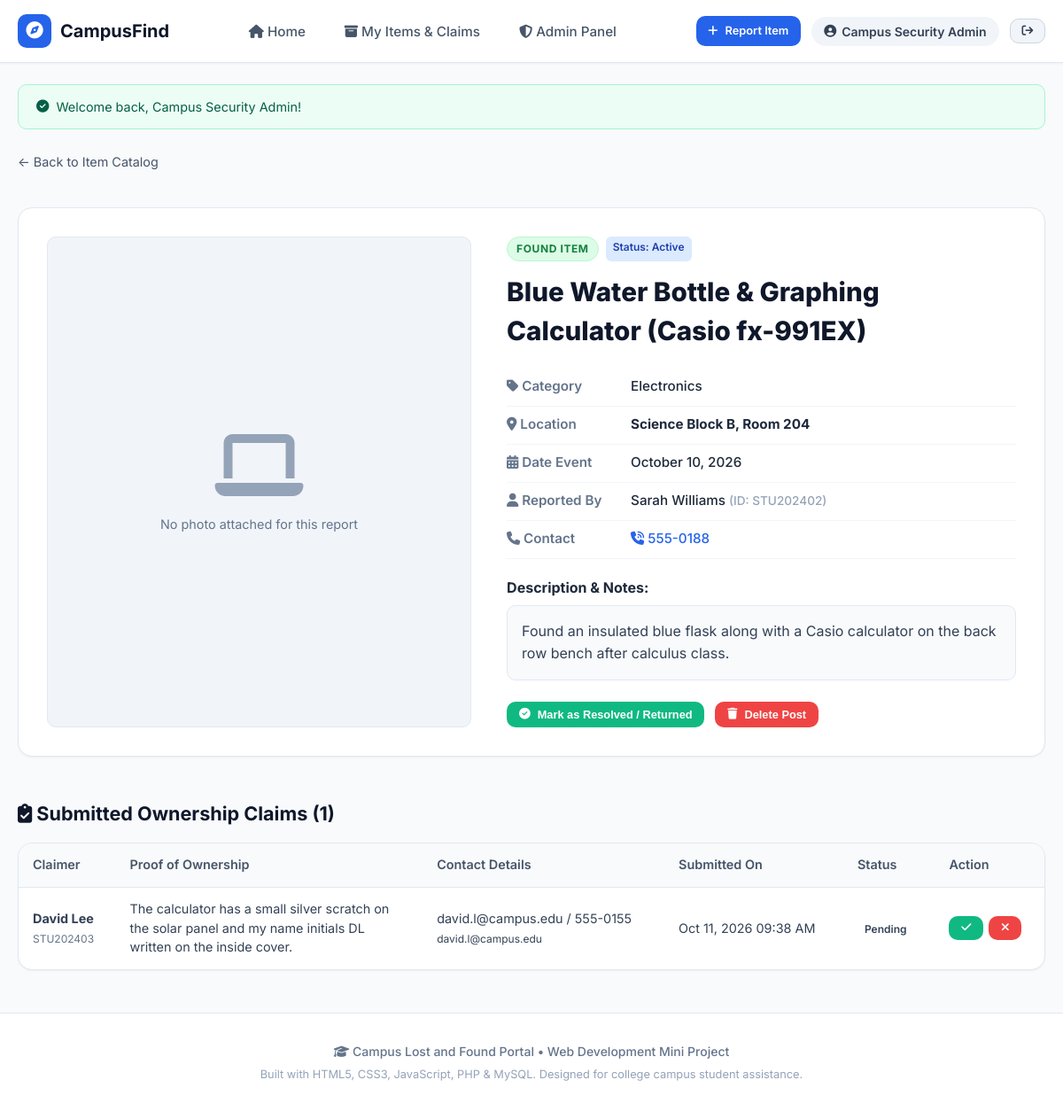
Page /item-details.php?id=2 (signed in) on the committed database.
### tables this page shows
CREATE TABLE items (
    id INT AUTO_INCREMENT PRIMARY KEY,
    user_id INT NOT NULL,
    type ENUM('lost', 'found') NOT NULL,
    title VARCHAR(150) NOT NULL,
    category ENUM('Electronics', 'Student ID & Cards', 'Books & Stationery', 'Wallets & Bags', 'Keys', 'Clothing & Accessories', 'Others') NOT NULL,
    location VARCHAR(150) NOT NULL,
    item_date DATE NOT NULL,
    description TEXT NOT NULL,
    image_path VARCHAR(255) DEFAULT NULL,
    contact_phone VARCHAR(20) NOT NULL,
    status ENUM('active', 'claimed', 'resolved') DEFAULT 'active',
    created_at TIMESTAMP DEFAULT CURRENT_TIMESTAMP,
    FOREIGN KEY (user_id) REFERENCES users(id) ON DELETE CASCADE
);

CREATE TABLE users (
    id INT AUTO_INCREMENT PRIMARY KEY,
    student_id VARCHAR(50) NOT NULL UNIQUE,
    full_name VARCHAR(100) NOT NULL,
    email VARCHAR(100) NOT NULL UNIQUE,
    phone VARCHAR(20) NOT NULL,
    password VARCHAR(255) NOT NULL,
    role ENUM('student', 'admin') DEFAULT 'student',
    created_at TIMESTAMP DEFAULT CURRENT_TIMESTAMP
);

CREATE TABLE claims (
    id INT AUTO_INCREMENT PRIMARY KEY,
    item_id INT NOT NULL,
    claimer_id INT NOT NULL,
    proof_description TEXT NOT NULL,
    contact_info VARCHAR(100) NOT NULL,
    status ENUM('pending', 'approved', 'rejected') DEFAULT 'pending',
    created_at TIMESTAMP DEFAULT CURRENT_TIMESTAMP,
    FOREIGN KEY (item_id) REFERENCES items(id) ON DELETE CASCADE,
    FOREIGN KEY (claimer_id) REFERENCES users(id) ON DELETE CASCADE
);

### db.php (called while the page is built, shortened)
<?php
function isLoggedIn(): bool {
    return isset($_SESSION['user_id']);
}
function currentUser(): ?array {
    return [
        'id'         => $_SESSION['user_id'],
        'student_id' => $_SESSION['student_id'] ?? '',
        'full_name'  => $_SESSION['full_name'] ?? '',
        'email'      => $_SESSION['email'] ?? '',
        'role'       => $_SESSION['role'] ?? 'student'
    ];
}
function isAdmin(): bool {
    return isLoggedIn() && (($_SESSION['role'] ?? '') === 'admin');
}
function getFlash(string $type): ?string {
    $key = 'flash_' . $type;
    if (isset($_SESSION[$key])) {
        $msg = $_SESSION[$key];
        return $msg;
    }
    return null;
}
?>

### item-details.php (the view, shortened to what this page needs)
<?php
require_once __DIR__ . '/config/db.php';
$itemId = filter_input(INPUT_GET, 'id', FILTER_VALIDATE_INT);
$stmt = $pdo->prepare("
    SELECT items.*, users.full_name, users.student_id, users.email AS user_email
    FROM items
    JOIN users ON items.user_id = users.id
    WHERE items.id = ?
");
$stmt->execute([$itemId]);
$item = $stmt->fetch();
$currentUser = currentUser();
$isOwner = $currentUser && ($currentUser['id'] == $item['user_id']);
$canManage = $isOwner || isAdmin();
$claims = [];
if ($canManage) {
    $claimsStmt = $pdo->prepare("
        SELECT claims.*, users.full_name AS claimer_name, users.student_id AS claimer_student_id, users.email AS claimer_email
        FROM claims
        JOIN users ON claims.claimer_id = users.id
        WHERE claims.item_id = ?
        ORDER BY claims.created_at DESC
    ");
    $claimsStmt->execute([$itemId]);
    $claims = $claimsStmt->fetchAll();
}
function getCategoryIcon(string $category): string {
    return match ($category) {
        'Electronics' => 'fa-laptop',
        'Student ID & Cards' => 'fa-id-card',
        'Books & Stationery' => 'fa-book',
        'Wallets & Bags' => 'fa-wallet',
        'Keys' => 'fa-key',
        'Clothing & Accessories' => 'fa-shirt',
        default => 'fa-box',
    };
}
require_once __DIR__ . '/includes/header.php';
require_once __DIR__ . '/includes/navbar.php';
?>
<div class="container">
    <?php if ($success = getFlash('success')): ?>
        <div class="alert alert-success" style="margin-top: 1.5rem;">
            <i class="fa-solid fa-circle-check"></i> <?= htmlspecialchars($success) ?>
        </div>
    <?php endif; ?>
    <div style="margin-top: 1.5rem;">
        <a href="index.php" style="color: var(--gray-600); font-size: 0.9rem;">
            &larr; Back to Item Catalog
        </a>
    </div>
    <div class="detail-layout">
        <div class="detail-gallery">
            <?php if (!empty($item['image_path']) && file_exists(__DIR__ . '/' . $item['image_path'])): ?>
                <img src="<?= htmlspecialchars($item['image_path']) ?>" alt="<?= htmlspecialchars($item['title']) ?>" class="detail-img">
            <?php else: ?>
                <div style="text-align: center; padding: 3rem 1rem; color: var(--gray-400);">
                    <i class="fa-solid <?= getCategoryIcon($item['category']) ?>" style="font-size: 5rem; margin-bottom: 1rem;"></i>
                    <p style="font-size: 0.9rem; color: var(--gray-500);">No photo attached for this report</p>
                </div>
            <?php endif; ?>
        </div>
        <div class="detail-info">
            <div style="display: flex; gap: 8px; margin-bottom: 0.75rem;">
                <span class="badge-tag <?= $item['type'] === 'lost' ? 'badge-lost' : 'badge-found' ?>" style="position: static;">
                    <?= strtoupper(htmlspecialchars($item['type'])) ?> ITEM
                </span>
                <span class="item-status-pill status-<?= htmlspecialchars($item['status']) ?>">
                    Status: <?= ucfirst(htmlspecialchars($item['status'])) ?>
                </span>
            </div>
            <h1><?= htmlspecialchars($item['title']) ?></h1>
            <table class="detail-meta-table">
                <tr>
                    <td class="label"><i class="fa-solid fa-tag"></i> Category</td>
                    <td class="val"><?= htmlspecialchars($item['category']) ?></td>
                </tr>
                <tr>
                    <td class="label"><i class="fa-solid fa-location-dot"></i> Location</td>
                    <td class="val"><strong><?= htmlspecialchars($item['location']) ?></strong></td>
                </tr>
                <tr>
                    <td class="label"><i class="fa-solid fa-calendar-days"></i> Date Event</td>
                    <td class="val"><?= date('F d, Y', strtotime($item['item_date'])) ?></td>
                </tr>
                <tr>
                    <td class="label"><i class="fa-solid fa-user"></i> Reported By</td>
                    <td class="val">
                        <?= htmlspecialchars($item['full_name']) ?>
                        <span style="color: var(--gray-400); font-size: 0.85rem;">(ID: <?= htmlspecialchars($item['student_id']) ?>)</span>
                    </td>
                </tr>
                <tr>
                    <td class="label"><i class="fa-solid fa-phone"></i> Contact</td>
                    <td class="val">
                        <a href="tel:<?= htmlspecialchars($item['contact_phone']) ?>">
                            <i class="fa-solid fa-phone-volume"></i> <?= htmlspecialchars($item['contact_phone']) ?>
                        </a>
                    </td>
                </tr>
            </table>
            <div style="margin-bottom: 1.5rem;">
                <h4 style="color: var(--gray-800); margin-bottom: 0.5rem;">Description &amp; Notes:</h4>
                <div style="background: var(--gray-50); padding: 1rem; border-radius: var(--radius-md); border: 1px solid var(--gray-200); line-height: 1.6; color: var(--gray-700);">
                    <?= nl2br(htmlspecialchars($item['description'])) ?>
                </div>
            </div>
            <div style="display: flex; gap: 0.75rem; flex-wrap: wrap; align-items: center;">
                <?php if ($canManage): ?>
                    <?php if ($item['status'] !== 'resolved'): ?>
                        <form method="POST" style="margin: 0;">
                            <button type="submit" class="btn btn-success btn-sm" onclick="return confirm('Mark this item as resolved/reunited?');">
                                <i class="fa-solid fa-circle-check"></i> Mark as Resolved / Returned
                            </button>
                        </form>
                    <?php endif; ?>
                    <form method="POST" style="margin: 0;">
                        <button type="submit" class="btn btn-danger btn-sm" onclick="return confirm('Are you sure you want to delete this listing permanently?');">
                            <i class="fa-solid fa-trash"></i> Delete Post
                        </button>
                    </form>
                <?php endif; ?>
            </div>
        </div>
    </div>
    <?php if ($canManage): ?>
        <div style="margin-top: 3rem; margin-bottom: 3rem;">
            <h3 style="font-size: 1.35rem; margin-bottom: 1rem; color: var(--gray-900);">
                <i class="fa-solid fa-clipboard-check"></i> Submitted Ownership Claims (<?= count($claims) ?>)
            </h3>
            <?php if (empty($claims)): ?>
                <div style="background: var(--white); padding: 2rem; border-radius: var(--radius-lg); border: 1px solid var(--gray-200); text-align: center; color: var(--gray-500);">
                    No one has submitted a claim for this item yet.
                </div>
            <?php else: ?>
                <div class="table-responsive">
                    <table class="data-table">
                        <thead>
                            <tr>
                                <th>Claimer</th>
                                <th>Proof of Ownership</th>
                                <th>Contact Details</th>
                                <th>Submitted On</th>
                                <th>Status</th>
                                <th>Action</th>
                            </tr>
                        </thead>
                        <tbody>
                            <?php foreach ($claims as $c): ?>
                                <tr>
                                    <td>
                                        <strong><?= htmlspecialchars($c['claimer_name']) ?></strong><br>
                                        <small style="color: var(--gray-500);"><?= htmlspecialchars($c['claimer_student_id']) ?></small>
                                    </td>
                                    <td style="max-width: 320px;">
                                        <?= nl2br(htmlspecialchars($c['proof_description'])) ?>
                                    </td>
                                    <td>
                                        <?= htmlspecialchars($c['contact_info']) ?><br>
                                        <small><?= htmlspecialchars($c['claimer_email']) ?></small>
                                    </td>
                                    <td>
                                        <?= date('M d, Y h:i A', strtotime($c['created_at'])) ?>
                                    </td>
                                    <td>
                                        <span class="item-status-pill status-<?= htmlspecialchars($c['status']) ?>">
                                            <?= ucfirst(htmlspecialchars($c['status'])) ?>
                                        </span>
                                    </td>
                                    <td>
                                        <?php if ($c['status'] === 'pending'): ?>
                                            <div style="display: flex; gap: 6px;">
                                                <form method="POST" style="margin: 0;">
                                                    <button type="submit" class="btn btn-success btn-sm" onclick="return confirm('Approve this claim? This marks the item as resolved.');">
                                                        <i class="fa-solid fa-check"></i>
                                                    </button>
                                                </form>
                                                <form method="POST" style="margin: 0;">
                                                    <button type="submit" class="btn btn-danger btn-sm" onclick="return confirm('Reject this claim?');">
                                                        <i class="fa-solid fa-xmark"></i>
                                                    </button>
                                                </form>
                                            </div>
                                        <?php else: ?>
                                            <span style="font-size: 0.8rem; color: var(--gray-400);">Processed</span>
                                        <?php endif; ?>
                                    </td>
                                </tr>
                            <?php endforeach; ?>
                        </tbody>
                    </table>
                </div>
            <?php endif; ?>
        </div>
    <?php endif; ?>
</div>
<?php require_once __DIR__ . '/includes/footer.php'; ?>

### style.css (style rules this page uses)
:root { --primary: #2563eb; --primary-hover: #1d4ed8; --primary-light: #eff6ff; --secondary: #64748b; --accent: #f59e0b; --success: #10b981; --success-light: #ecfdf5; --danger: #ef4444; --danger-light: #fef2f2; --warning: #f59e0b; --warning-light: #fffbeb; --dark: #0f172a; --gray-900: #0f172a; --gray-800: #1e293b; --gray-700: #334155; --gray-600: #475569; --gray-500: #64748b; --gray-400: #94a3b8; --gray-300: #cbd5e1; --gray-200: #e2e8f0; --gray-100: #f1f5f9; --gray-50: #f8fafc; --white: #ffffff; --radius-sm: 6px; --radius-md: 10px; --radius-lg: 16px; --shadow-sm: 0 1px 2px 0 rgba(0, 0, 0, 0.05); --shadow-md: 0 4px 6px -1px rgba(0, 0, 0, 0.1), 0 2px 4px -2px rgba(0, 0, 0, 0.06); --shadow-lg: 0 10px 15px -3px rgba(0, 0, 0, 0.1), 0 4px 6px -4px rgba(0, 0, 0, 0.05); --transition: all 0.2s ease-in-out; }
* { margin: 0; padding: 0; box-sizing: border-box; }
body { font-family: 'Inter', -apple-system, BlinkMacSystemFont, 'Segoe UI', Roboto, Helvetica, Arial, sans-serif; background-color: var(--gray-50); color: var(--gray-800); line-height: 1.5; min-height: 100vh; display: flex; flex-direction: column; }
a { color: var(--primary); text-decoration: none; transition: var(--transition); }
.container { width: 100%; max-width: 1200px; margin: 0 auto; padding: 0 1.25rem; }
.btn { display: inline-flex; align-items: center; justify-content: center; gap: 8px; font-weight: 600; font-size: 0.9rem; padding: 0.625rem 1.25rem; border-radius: var(--radius-md); border: 1px solid transparent; cursor: pointer; transition: var(--transition); text-decoration: none; }
.btn-danger { background: var(--danger); color: var(--white); }
.btn-success { background: var(--success); color: var(--white); }
.btn-sm { padding: 0.4rem 0.8rem; font-size: 0.8rem; }
.badge-tag { position: absolute; top: 12px; left: 12px; padding: 4px 10px; border-radius: 9999px; font-size: 0.75rem; font-weight: 700; text-transform: uppercase; letter-spacing: 0.05em; }
.badge-found { background: #dcfce7; color: #15803d; border: 1px solid #bbf7d0; }
.item-status-pill { padding: 3px 8px; border-radius: var(--radius-sm); font-size: 0.75rem; font-weight: 600; }
.status-active { background: #dbeafe; color: #1e40af; }
.detail-layout { display: grid; grid-template-columns: 1fr 1.2fr; gap: 2.5rem; margin: 2.5rem 0; background: var(--white); padding: 2rem; border-radius: var(--radius-lg); border: 1px solid var(--gray-200); box-shadow: var(--shadow-sm); }
.detail-gallery { border-radius: var(--radius-md); overflow: hidden; background: var(--gray-100); min-height: 320px; display: flex; align-items: center; justify-content: center; border: 1px solid var(--gray-200); }
.detail-info h1 { font-size: 1.85rem; font-weight: 800; color: var(--gray-900); margin-bottom: 1rem; }
.detail-meta-table { width: 100%; margin: 1.25rem 0; border-collapse: collapse; }
.detail-meta-table td { padding: 0.6rem 0; border-bottom: 1px solid var(--gray-100); font-size: 0.95rem; }
.detail-meta-table td.label { width: 140px; font-weight: 600; color: var(--gray-500); }
.detail-meta-table td.val { color: var(--gray-800); font-weight: 500; }
.alert { padding: 0.85rem 1.25rem; border-radius: var(--radius-md); margin-bottom: 1.5rem; font-size: 0.9rem; display: flex; align-items: center; gap: 0.5rem; }
.alert-success { background: var(--success-light); color: #065f46; border: 1px solid #a7f3d0; }
.table-responsive { overflow-x: auto; background: var(--white); border-radius: var(--radius-lg); border: 1px solid var(--gray-200); box-shadow: var(--shadow-sm); margin-bottom: 2rem; }
.data-table { width: 100%; border-collapse: collapse; font-size: 0.9rem; }
.data-table th { background: var(--gray-50); padding: 0.85rem 1rem; text-align: left; font-weight: 600; color: var(--gray-600); border-bottom: 1px solid var(--gray-200); }
.data-table td { padding: 0.85rem 1rem; border-bottom: 1px solid var(--gray-100); color: var(--gray-700); }
.data-table tr:last-child td { border-bottom: none; }

### rows in the picture
items: type "FOUND", status "Active", title "Blue Water Bottle & Graphing Calculator (Casio fx-991EX)", category "Electronics", location "Science Block B, Room 204", item_date "October 10, 2026", user.full_name "Sarah Williams", user.student_id "STU202402", contact_phone "555-0188", description "Found an insulated blue flask along with a Casio calculator on the back row bench after calculus class."
claims: claimer.full_name "David Lee", claimer.student_id "STU202403", proof_description "The calculator has a small silver scratch on the solar panel and my name initials DL written on the inside cover.", contact_info "david.l@campus.edu / 555-0155", claimer.email "david.l@campus.edu", created_at "Oct 11, 2026 09:38 AM", status "Pending"

### other values in the picture
$user['full_name'] "Campus Security Admin"
$success "Welcome back, Campus Security Admin!"
count($claims) "1"
